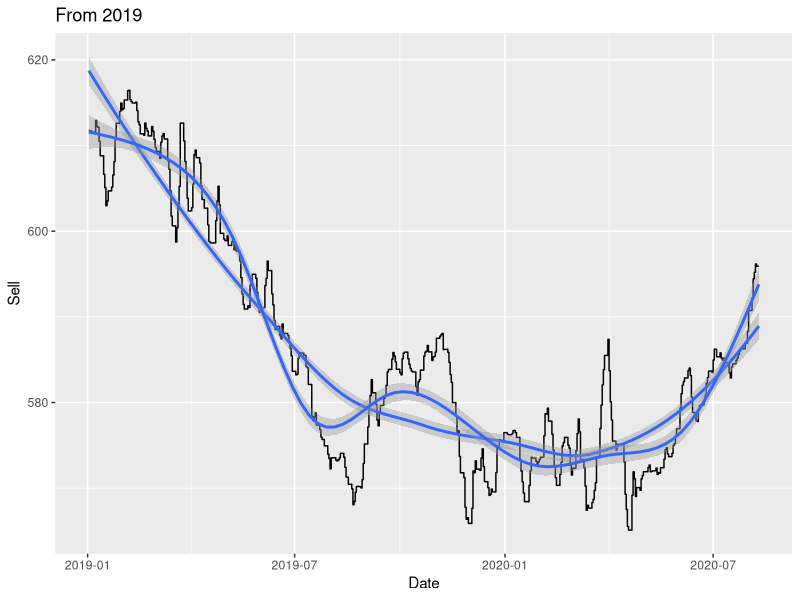
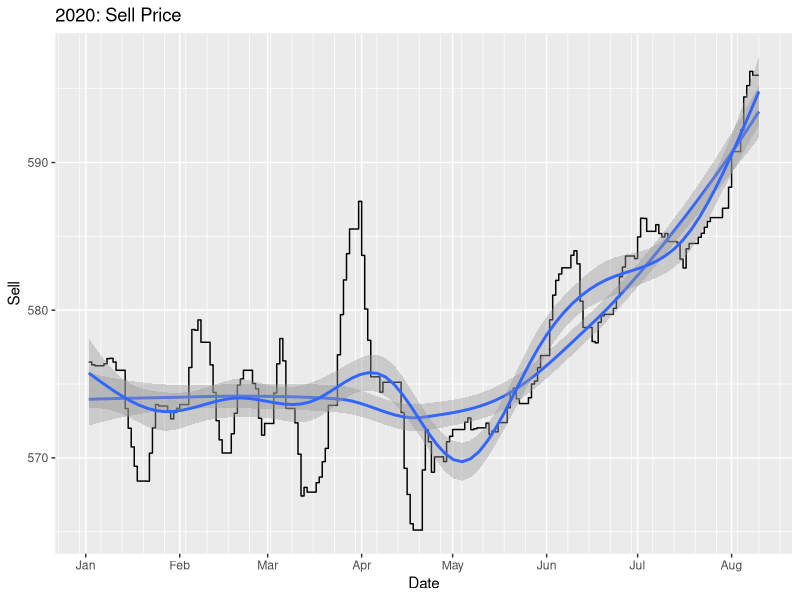
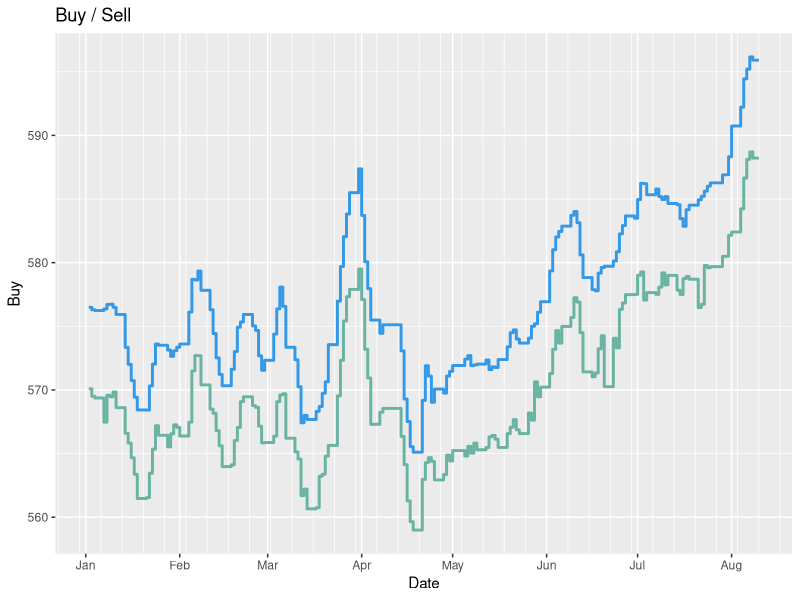

Write the R code that produced these figures, in order.
library(ggplot2)
library(scales)

# load historical data
dolar <- read.csv("crc-usd.csv", header=TRUE)

# parse dates
dolar$Date <- as.Date(dolar$Date, "%d %b %Y")

summary(dolar)

# select from > 2019
dolar2019 <- dolar[dolar$Date > '2019-01-01',]
dolar2020 <- dolar[dolar$Date > '2020-01-01',]

# draw tendency with 2 methods
ggplot(dolar2019, aes(Date, Sell, group=1)) +
  ggtitle("From 2019") +
  geom_step() +
  geom_smooth(method = 'loess') +
  geom_smooth(method = 'gam')

# adding breaks
ggplot(dolar2020, aes(Date, Sell, group=1)) +
  ggtitle("2020: Sell Price") +
  geom_step() +
  geom_smooth(method = 'loess') +
  geom_smooth(method = 'gam') +
  scale_x_date(breaks = "1 month", minor_breaks = "1 week", labels=date_format("%b"))

buyColor <- "#69b3a2"
sellColor <- rgb(0.2, 0.6, 0.9, 1)

ggplot(dolar2020, aes(x=Date)) +
  ggtitle("Buy / Sell") +
  geom_step( aes(y=Buy), size=1, color=buyColor) +
  geom_step( aes(y=Sell), size=1, color=sellColor) +
  scale_x_date(breaks = "1 month", minor_breaks = "1 week", labels=date_format("%b"))
